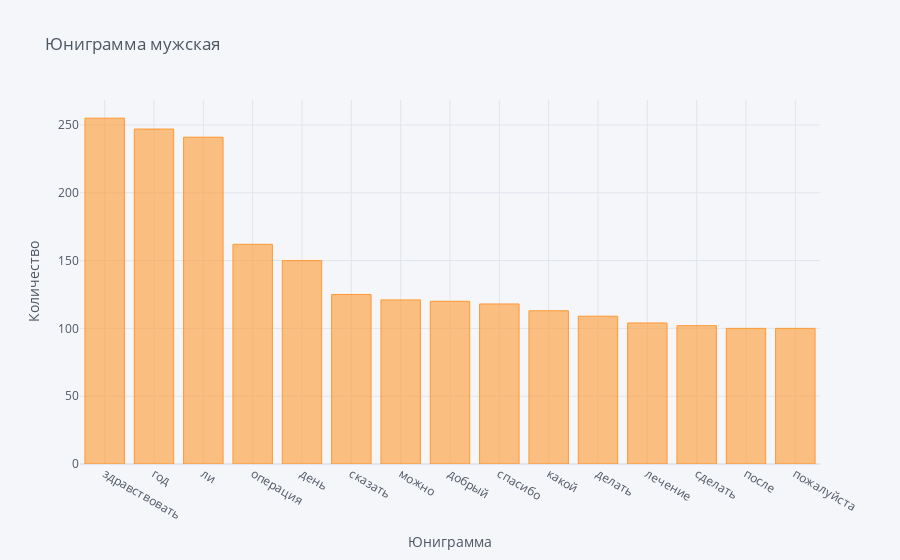

The cell this chart's notebook holds for it:
### Code cell
mem = pd.DataFrame(man, columns = ['Unigram', 'Frequency'])
mem = mem.set_index('Unigram')
mem.iplot(kind='bar', xTitle='Юниграмма', yTitle='Количество', title='Юниграмма мужская')

### Figure 1 — Plotly figure (JSON) as saved in the notebook; plotly's stock layout.template omitted (floating-point values rounded to 4 significant figures)
{"data": [{"marker": {"color": "rgba(255, 153, 51, 0.6)", "line": {"color": "rgba(255, 153, 51, 1.0)", "width": 1}}, "name": "Frequency", "orientation": "v", "text": "", "type": "bar", "x": ["здравствовать", "год", "ли", "операция", "день", "сказать", "можно", "добрый", "спасибо", "какой", "делать", "лечение", "сделать", "после", "пожалуйста"], "y": [255, 247, 241, 162, 150, 125, 121, 120, 118, 113, 109, 104, 102, 100, 100]}], "layout": {"legend": {"bgcolor": "#F5F6F9", "font": {"color": "#4D5663"}}, "paper_bgcolor": "#F5F6F9", "plot_bgcolor": "#F5F6F9", "title": {"font": {"color": "#4D5663"}, "text": "Юниграмма мужская"}, "xaxis": {"gridcolor": "#E1E5ED", "showgrid": true, "tickfont": {"color": "#4D5663"}, "title": {"font": {"color": "#4D5663"}, "text": "Юниграмма"}, "zerolinecolor": "#E1E5ED"}, "yaxis": {"gridcolor": "#E1E5ED", "showgrid": true, "tickfont": {"color": "#4D5663"}, "title": {"font": {"color": "#4D5663"}, "text": "Количество"}, "zerolinecolor": "#E1E5ED"}}}
